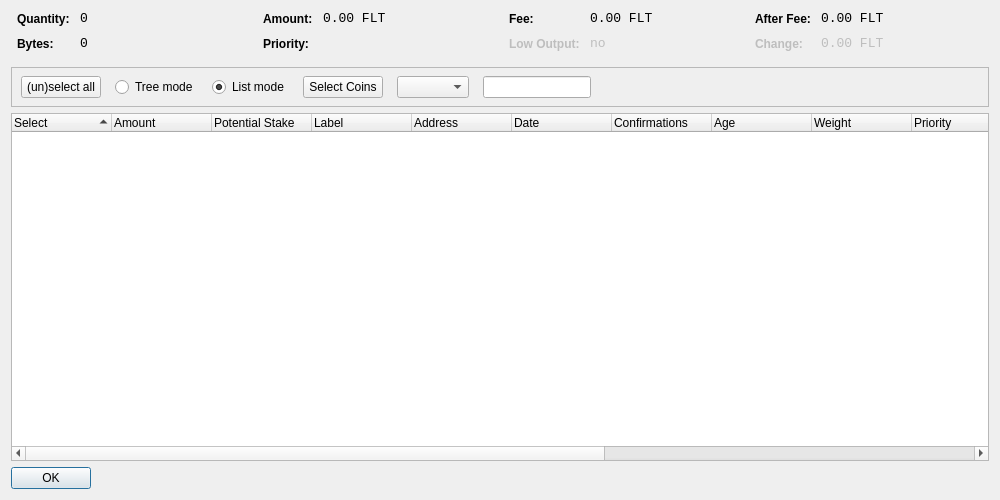
<?xml version="1.0" encoding="UTF-8"?>
<ui version="4.0">
 <class>CoinControlDialog</class>
 <widget class="QDialog" name="CoinControlDialog">
  <property name="geometry">
   <rect>
    <x>0</x>
    <y>0</y>
    <width>1000</width>
    <height>500</height>
   </rect>
  </property>
  <property name="windowTitle">
   <string>Coin Control</string>
  </property>
  <layout class="QVBoxLayout" name="verticalLayout">
   <item>
    <layout class="QHBoxLayout" name="horizontalLayoutTop" stretch="0,0,0,0">
     <property name="topMargin">
      <number>0</number>
     </property>
     <property name="bottomMargin">
      <number>10</number>
     </property>
     <item>
      <layout class="QFormLayout" name="formLayoutCoinControl1">
       <property name="horizontalSpacing">
        <number>10</number>
       </property>
       <property name="verticalSpacing">
        <number>10</number>
       </property>
       <property name="leftMargin">
        <number>6</number>
       </property>
       <property name="rightMargin">
        <number>6</number>
       </property>
       <item row="0" column="0">
        <widget class="QLabel" name="labelCoinControlQuantityText">
         <property name="styleSheet">
          <string notr="true">font-weight:bold;</string>
         </property>
         <property name="text">
          <string>Quantity:</string>
         </property>
        </widget>
       </item>
       <item row="0" column="1">
        <widget class="QLabel" name="labelCoinControlQuantity">
         <property name="font">
          <font>
           <family>Monospace</family>
           <pointsize>10</pointsize>
          </font>
         </property>
         <property name="cursor">
          <cursorShape>IBeamCursor</cursorShape>
         </property>
         <property name="contextMenuPolicy">
          <enum>Qt::ActionsContextMenu</enum>
         </property>
         <property name="text">
          <string>0</string>
         </property>
         <property name="textInteractionFlags">
          <set>Qt::LinksAccessibleByMouse|Qt::TextSelectableByKeyboard|Qt::TextSelectableByMouse</set>
         </property>
        </widget>
       </item>
       <item row="1" column="0">
        <widget class="QLabel" name="labelCoinControlBytesText">
         <property name="styleSheet">
          <string notr="true">font-weight:bold;</string>
         </property>
         <property name="text">
          <string>Bytes:</string>
         </property>
        </widget>
       </item>
       <item row="1" column="1">
        <widget class="QLabel" name="labelCoinControlBytes">
         <property name="font">
          <font>
           <family>Monospace</family>
           <pointsize>10</pointsize>
          </font>
         </property>
         <property name="cursor">
          <cursorShape>IBeamCursor</cursorShape>
         </property>
         <property name="contextMenuPolicy">
          <enum>Qt::ActionsContextMenu</enum>
         </property>
         <property name="text">
          <string>0</string>
         </property>
         <property name="textInteractionFlags">
          <set>Qt::LinksAccessibleByMouse|Qt::TextSelectableByKeyboard|Qt::TextSelectableByMouse</set>
         </property>
        </widget>
       </item>
      </layout>
     </item>
     <item>
      <layout class="QFormLayout" name="formLayoutCoinControl2">
       <property name="horizontalSpacing">
        <number>10</number>
       </property>
       <property name="verticalSpacing">
        <number>10</number>
       </property>
       <property name="leftMargin">
        <number>6</number>
       </property>
       <property name="rightMargin">
        <number>6</number>
       </property>
       <item row="0" column="0">
        <widget class="QLabel" name="labelCoinControlAmountText">
         <property name="styleSheet">
          <string notr="true">font-weight:bold;</string>
         </property>
         <property name="text">
          <string>Amount:</string>
         </property>
        </widget>
       </item>
       <item row="0" column="1">
        <widget class="QLabel" name="labelCoinControlAmount">
         <property name="font">
          <font>
           <family>Monospace</family>
           <pointsize>10</pointsize>
          </font>
         </property>
         <property name="cursor">
          <cursorShape>IBeamCursor</cursorShape>
         </property>
         <property name="contextMenuPolicy">
          <enum>Qt::ActionsContextMenu</enum>
         </property>
         <property name="text">
          <string>0.00 FLT</string>
         </property>
         <property name="textInteractionFlags">
          <set>Qt::LinksAccessibleByMouse|Qt::TextSelectableByKeyboard|Qt::TextSelectableByMouse</set>
         </property>
        </widget>
       </item>
       <item row="1" column="0">
        <widget class="QLabel" name="labelCoinControlPriorityText">
         <property name="styleSheet">
          <string notr="true">font-weight:bold;</string>
         </property>
         <property name="text">
          <string>Priority:</string>
         </property>
        </widget>
       </item>
       <item row="1" column="1">
        <widget class="QLabel" name="labelCoinControlPriority">
         <property name="font">
          <font>
           <family>Monospace</family>
           <pointsize>10</pointsize>
          </font>
         </property>
         <property name="cursor">
          <cursorShape>IBeamCursor</cursorShape>
         </property>
         <property name="contextMenuPolicy">
          <enum>Qt::ActionsContextMenu</enum>
         </property>
         <property name="text">
          <string/>
         </property>
         <property name="textInteractionFlags">
          <set>Qt::LinksAccessibleByMouse|Qt::TextSelectableByKeyboard|Qt::TextSelectableByMouse</set>
         </property>
        </widget>
       </item>
      </layout>
     </item>
     <item>
      <layout class="QFormLayout" name="formLayoutCoinControl3">
       <property name="horizontalSpacing">
        <number>10</number>
       </property>
       <property name="verticalSpacing">
        <number>10</number>
       </property>
       <property name="leftMargin">
        <number>6</number>
       </property>
       <property name="rightMargin">
        <number>6</number>
       </property>
       <item row="0" column="0">
        <widget class="QLabel" name="labelCoinControlFeeText">
         <property name="styleSheet">
          <string notr="true">font-weight:bold;</string>
         </property>
         <property name="text">
          <string>Fee:</string>
         </property>
        </widget>
       </item>
       <item row="0" column="1">
        <widget class="QLabel" name="labelCoinControlFee">
         <property name="font">
          <font>
           <family>Monospace</family>
           <pointsize>10</pointsize>
          </font>
         </property>
         <property name="cursor">
          <cursorShape>IBeamCursor</cursorShape>
         </property>
         <property name="contextMenuPolicy">
          <enum>Qt::ActionsContextMenu</enum>
         </property>
         <property name="text">
          <string>0.00 FLT</string>
         </property>
         <property name="textInteractionFlags">
          <set>Qt::LinksAccessibleByMouse|Qt::TextSelectableByKeyboard|Qt::TextSelectableByMouse</set>
         </property>
        </widget>
       </item>
       <item row="1" column="0">
        <widget class="QLabel" name="labelCoinControlLowOutputText">
         <property name="enabled">
          <bool>false</bool>
         </property>
         <property name="styleSheet">
          <string notr="true">font-weight:bold;</string>
         </property>
         <property name="text">
          <string>Low Output:</string>
         </property>
        </widget>
       </item>
       <item row="1" column="1">
        <widget class="QLabel" name="labelCoinControlLowOutput">
         <property name="enabled">
          <bool>false</bool>
         </property>
         <property name="font">
          <font>
           <family>Monospace</family>
           <pointsize>10</pointsize>
          </font>
         </property>
         <property name="cursor">
          <cursorShape>IBeamCursor</cursorShape>
         </property>
         <property name="contextMenuPolicy">
          <enum>Qt::ActionsContextMenu</enum>
         </property>
         <property name="text">
          <string>no</string>
         </property>
         <property name="textInteractionFlags">
          <set>Qt::LinksAccessibleByMouse|Qt::TextSelectableByKeyboard|Qt::TextSelectableByMouse</set>
         </property>
        </widget>
       </item>
      </layout>
     </item>
     <item>
      <layout class="QFormLayout" name="formLayoutCoinControl4">
       <property name="horizontalSpacing">
        <number>10</number>
       </property>
       <property name="verticalSpacing">
        <number>10</number>
       </property>
       <property name="leftMargin">
        <number>6</number>
       </property>
       <property name="rightMargin">
        <number>6</number>
       </property>
       <item row="0" column="0">
        <widget class="QLabel" name="labelCoinControlAfterFeeText">
         <property name="styleSheet">
          <string notr="true">font-weight:bold;</string>
         </property>
         <property name="text">
          <string>After Fee:</string>
         </property>
        </widget>
       </item>
       <item row="0" column="1">
        <widget class="QLabel" name="labelCoinControlAfterFee">
         <property name="font">
          <font>
           <family>Monospace</family>
           <pointsize>10</pointsize>
          </font>
         </property>
         <property name="cursor">
          <cursorShape>IBeamCursor</cursorShape>
         </property>
         <property name="contextMenuPolicy">
          <enum>Qt::ActionsContextMenu</enum>
         </property>
         <property name="text">
          <string>0.00 FLT</string>
         </property>
         <property name="textInteractionFlags">
          <set>Qt::LinksAccessibleByMouse|Qt::TextSelectableByKeyboard|Qt::TextSelectableByMouse</set>
         </property>
        </widget>
       </item>
       <item row="1" column="0">
        <widget class="QLabel" name="labelCoinControlChangeText">
         <property name="enabled">
          <bool>false</bool>
         </property>
         <property name="styleSheet">
          <string notr="true">font-weight:bold;</string>
         </property>
         <property name="text">
          <string>Change:</string>
         </property>
        </widget>
       </item>
       <item row="1" column="1">
        <widget class="QLabel" name="labelCoinControlChange">
         <property name="enabled">
          <bool>false</bool>
         </property>
         <property name="font">
          <font>
           <family>Monospace</family>
           <pointsize>10</pointsize>
          </font>
         </property>
         <property name="cursor">
          <cursorShape>IBeamCursor</cursorShape>
         </property>
         <property name="contextMenuPolicy">
          <enum>Qt::ActionsContextMenu</enum>
         </property>
         <property name="text">
          <string>0.00 FLT</string>
         </property>
         <property name="textInteractionFlags">
          <set>Qt::LinksAccessibleByMouse|Qt::TextSelectableByKeyboard|Qt::TextSelectableByMouse</set>
         </property>
        </widget>
       </item>
      </layout>
     </item>
    </layout>
   </item>
   <item>
    <widget class="QFrame" name="frame">
     <property name="minimumSize">
      <size>
       <width>0</width>
       <height>40</height>
      </size>
     </property>
     <property name="frameShape">
      <enum>QFrame::StyledPanel</enum>
     </property>
     <property name="frameShadow">
      <enum>QFrame::Sunken</enum>
     </property>
     <widget class="QWidget" name="horizontalLayoutWidget">
      <property name="geometry">
       <rect>
        <x>10</x>
        <y>0</y>
        <width>781</width>
        <height>41</height>
       </rect>
      </property>
      <layout class="QHBoxLayout" name="horizontalLayoutPanel" stretch="0,0,0,0,0,0,0">
       <property name="spacing">
        <number>14</number>
       </property>
       <item>
        <widget class="QPushButton" name="pushButtonSelectAll">
         <property name="sizePolicy">
          <sizepolicy hsizetype="Maximum" vsizetype="Fixed">
           <horstretch>0</horstretch>
           <verstretch>0</verstretch>
          </sizepolicy>
         </property>
         <property name="text">
          <string>(un)select all</string>
         </property>
        </widget>
       </item>
       <item>
        <widget class="QRadioButton" name="radioTreeMode">
         <property name="sizePolicy">
          <sizepolicy hsizetype="Maximum" vsizetype="Fixed">
           <horstretch>0</horstretch>
           <verstretch>0</verstretch>
          </sizepolicy>
         </property>
         <property name="text">
          <string>Tree mode</string>
         </property>
        </widget>
       </item>
       <item>
        <widget class="QRadioButton" name="radioListMode">
         <property name="sizePolicy">
          <sizepolicy hsizetype="Maximum" vsizetype="Fixed">
           <horstretch>0</horstretch>
           <verstretch>0</verstretch>
          </sizepolicy>
         </property>
         <property name="text">
          <string>List mode</string>
         </property>
         <property name="checked">
          <bool>true</bool>
         </property>
        </widget>
       </item>
       <item>
       <widget class="QPushButton" name="pushButtonCustomCC">
        <property name="text">
         <string>Select Coins</string>
        </property>
       </widget>
      </item>
      <item>
       <widget class="QComboBox" name="QComboBoxFilterCoins"/>
      </item>
      <item>
       <widget class="QLineEdit" name="lineEditCustomCC">
        <property name="enabled">
         <bool>true</bool>
        </property>
        <property name="sizePolicy">
         <sizepolicy hsizetype="Fixed" vsizetype="Fixed">
          <horstretch>0</horstretch>
          <verstretch>0</verstretch>
         </sizepolicy>
        </property>
        <property name="baseSize">
         <size>
          <width>50</width>
          <height>0</height>
         </size>
        </property>
       </widget>
      </item>
       <item>
        <spacer name="horizontalSpacer">
         <property name="orientation">
          <enum>Qt::Horizontal</enum>
         </property>
         <property name="sizeHint" stdset="0">
          <size>
           <width>40</width>
           <height>20</height>
          </size>
         </property>
        </spacer>
       </item>
      </layout>
     </widget>
    </widget>
   </item>
   <item>
    <widget class="CoinControlTreeWidget" name="treeWidget">
     <property name="contextMenuPolicy">
      <enum>Qt::CustomContextMenu</enum>
     </property>
     <property name="sortingEnabled">
      <bool>false</bool>
     </property>
     <property name="columnCount">
      <number>16</number>
     </property>
     <attribute name="headerShowSortIndicator" stdset="0">
      <bool>true</bool>
     </attribute>
     <attribute name="headerStretchLastSection">
      <bool>false</bool>
     </attribute>
     <column>
      <property name="text">
       <string>Select</string>
      </property>
     </column>
     <column>
      <property name="text">
       <string>Amount</string>
      </property>
     </column>
     <column>
      <property name="text">
       <string>Potential Stake</string>
       </property>
     </column>
     <column>
      <property name="text">
       <string>Label</string>
      </property>
     </column>
     <column>
      <property name="text">
       <string>Address</string>
      </property>
     </column>
     <column>
      <property name="text">
       <string>Date</string>
      </property>
     </column>
     <column>
      <property name="text">
       <string>Confirmations</string>
      </property>
      <property name="toolTip">
       <string>Confirmed</string>
      </property>
     </column>
     <column>
      <property name="text">
       <string>Age</string>
      </property>
     </column>
     <column>
      <property name="text">
       <string>Weight</string>
      </property>
     </column>
     <column>
      <property name="text">
       <string>Priority</string>
      </property>
     </column>
     <column>
      <property name="text">
       <string/>
      </property>
     </column>
     <column>
      <property name="text">
       <string/>
      </property>
     </column>
     <column>
      <property name="text">
       <string/>
      </property>
     </column>
     <column>
      <property name="text">
       <string/>
      </property>
     </column>
     <column>
      <property name="text">
       <string/>
      </property>
     </column>
     <column>
      <property name="text">
       <string/>
      </property>
     </column>
    </widget>
   </item>
   <item>
    <widget class="QDialogButtonBox" name="buttonBox">
     <property name="sizePolicy">
      <sizepolicy hsizetype="Maximum" vsizetype="Fixed">
       <horstretch>0</horstretch>
       <verstretch>0</verstretch>
      </sizepolicy>
     </property>
     <property name="orientation">
      <enum>Qt::Horizontal</enum>
     </property>
     <property name="standardButtons">
      <set>QDialogButtonBox::Ok</set>
     </property>
    </widget>
   </item>
  </layout>
 </widget>
 <customwidgets>
  <customwidget>
   <class>CoinControlTreeWidget</class>
   <extends>QTreeWidget</extends>
   <header>coincontroltreewidget.h</header>
  </customwidget>
 </customwidgets>
 <resources/>
 <connections/>
</ui>
